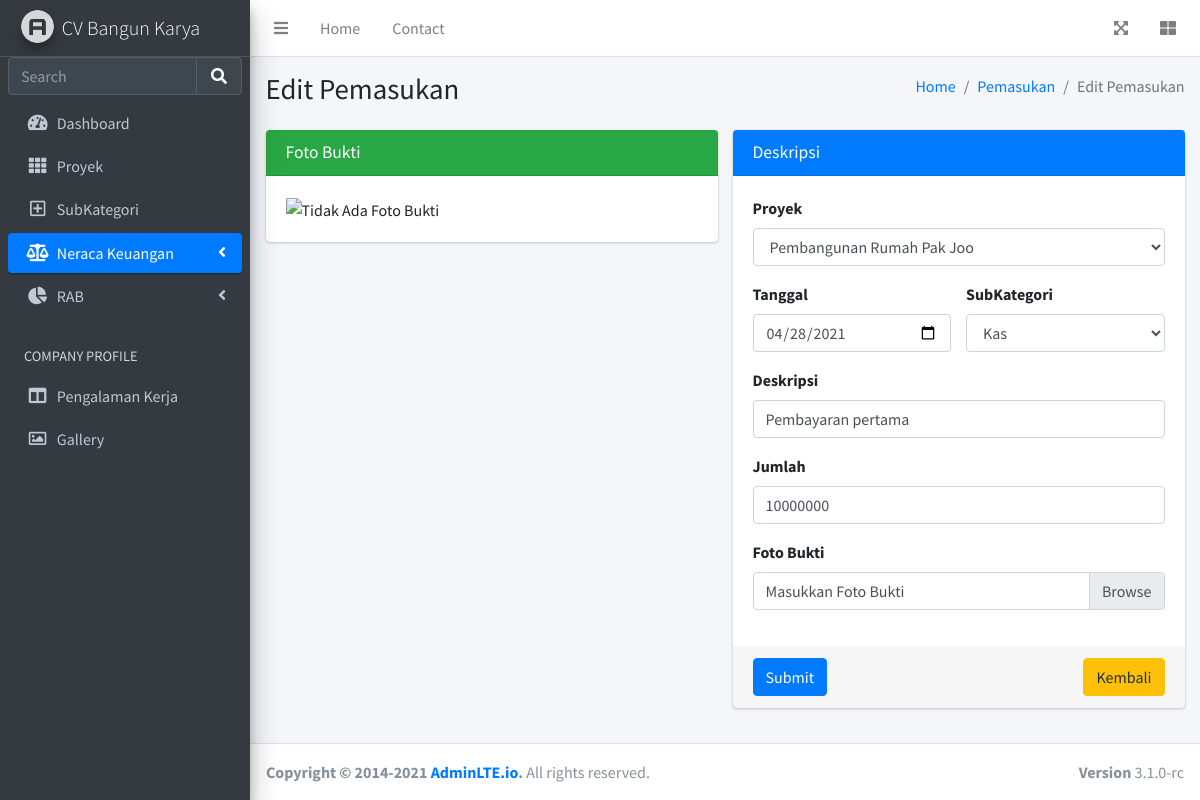
Page /pemasukan/edit/1 on the committed database.
### app.py (models this page shows)
class Pemasukan(db.Model):
    id = db.Column(db.Integer, primary_key=True)
    nama_proyek = db.Column(db.String(100), nullable=False)
    tanggal = db.Column(db.String(20), nullable=False)
    subkategori = db.Column(db.String(100), nullable=False)
    deskripsi = db.Column(db.String(100), nullable=False)
    jumlah = db.Column(db.String(50), nullable=False)
    bukti = db.Column(db.String(200), nullable=True)
    date_created = db.Column(db.DateTime, default=datetime.utcnow)

class Proyek(db.Model):
    id = db.Column(db.Integer, primary_key=True)
    nama_proyek = db.Column(db.String(100), nullable=False)
    lokasi = db.Column(db.String(200), nullable=False)
    nama_klien = db.Column(db.String(100), nullable=False)
    no_hp = db.Column(db.String(20), nullable=False)
    tgl_mulai = db.Column(db.String(20), nullable=False)
    tgl_selesai = db.Column(db.String(20), nullable=False)
    date_created = db.Column(db.DateTime, default=datetime.utcnow)

class SubkategoriNeraca(db.Model):
    id = db.Column(db.Integer, primary_key=True)
    nama = db.Column(db.String(100), nullable=False)
    kategori = db.Column(db.String(200), nullable=False)
    date_created = db.Column(db.DateTime, default=datetime.utcnow)

### app.py (the view)
@app.route('/pemasukan/edit/<int:id>', methods=['POST', 'GET'])
def pemasukan_edit(id):
    pemasukan = Pemasukan.query.get_or_404(id)
    if request.method == 'POST':
        f = request.files['bukti']
        if f:
            if pemasukan.bukti:
                os.remove(os.path.join(app.config['DELETE_PATH'], pemasukan.bukti))
            f.save(os.path.join(app.config['UPLOAD_PATH'], f.filename))
            Current_Date = datetime.now().strftime("%d-%b-%Y_%H.%M")
            nama = r'Pemasukan_'+ str(Current_Date) +'.png'
            os.rename(app.config['UPLOAD_PATH'] + f.filename, app.config['UPLOAD_PATH'] + nama)
            nama = r'media/'+ nama
            pemasukan.bukti=nama
        pemasukan.nama_proyek=request.form['nama_proyek']
        pemasukan.tanggal=request.form['tanggal']
        pemasukan.subkategori=request.form['subkategori']
        pemasukan.deskripsi=request.form['deskripsi']
        pemasukan.jumlah=request.form['jumlah']
        try:
            db.session.commit()
            flash('Data Pemasukan Berhasil Diubah', 'bg-success')
            return redirect('/pemasukan')
        except:
            flash('Data Gagal Diubah, Silahkan Coba Lagi', 'bg-danger')
            return redirect('/pemasukan')
    else:
        proyek = Proyek.query.all()
        sub = SubkategoriNeraca.query.filter_by(kategori='Pemasukan').all()
        return render_template('/pemasukan/pemasukan_edit.html', pemasukan = pemasukan, subkategori = sub, proyeks = proyek)

### templates/pemasukan/pemasukan_edit.html (shortened to what this page needs)
{% extends 'base.html' %}
{% block status_neraca %} active {% endblock %}
{% block body %}
<div class="content-wrapper">
    <section class="content-header">
      <div class="container-fluid">
        <div class="row mb-2">
          <div class="col-sm-6">
            <h1>Edit Pemasukan</h1>
          </div>
          <div class="col-sm-6">
            <ol class="breadcrumb float-sm-right">
              <li class="breadcrumb-item"><a href="/">Home</a></li>
              <li class="breadcrumb-item"><a href="/pemasukan">Pemasukan</a></li>
              <li class="breadcrumb-item active">Edit Pemasukan</li>
            </ol>
          </div>
        </div>
      </div>
    </section>
    <section class="content">
      <div class="container-fluid">
        <div class="row">
          <div class="col-md-6">
            <div class="card card-success">
              <div class="card-header">
                <h3 class="card-title">Foto Bukti</h3>
              </div>
              <div class="card-body">
                <img class="img-fluid pad" src="{{url_for('static', filename=pemasukan.bukti)}}" alt="Tidak Ada Foto Bukti">
              </div>
            </div>
          </div>
          <div class="col-md-6">
            <div class="card card-primary">
              <div class="card-header">
                <h3 class="card-title">Deskripsi</h3>
              </div>
              <form action="/pemasukan/edit/{{ pemasukan.id }}" method="POST" enctype="multipart/form-data">
                <div class="card-body">
                    <div class="form-group">
                        <label>Proyek</label>
                        <select class="form-control" name="nama_proyek" style="width: 100%;">
                          {% for proyek in proyeks %}
                          <option {% if pemasukan.nama_proyek == proyek.nama_proyek %} value="{{ proyek.nama_proyek }}" selected {% endif %}>{{ proyek.nama_proyek }}</option>
                          {% endfor %}
                        </select>
                      </div>
                      <div class="row">
                        <div class="col">
                          <div class="form-group">
                          <label for="exampleInputEmail1">Tanggal</label>
                          <input type="date" class="form-control" name="tanggal" value="{{ pemasukan.tanggal }}">
                        </div>
                      </div>
                      <div class="col">
                        <div class="form-group">
                          <label>SubKategori</label>
                          <select class="form-control" name="subkategori" style="width: 100%;">
                            {% for sub in subkategori %}
                            <option {% if pemasukan.subkategori == sub.nama %} value="{{ sub.nama }}" selected {% endif %}>{{ sub.nama }}</option>
                            {% endfor %}
                          </select>
                        </div>
                      </div>
                      </div>
                      <div class="form-group">
                      <label for="exampleInputEmail1">Deskripsi</label>
                      <input type="text" class="form-control" name="deskripsi" value="{{ pemasukan.deskripsi}}" placeholder="Masukkan deskripsi">
                      </div>
                      <div class="form-group">
                      <label for="exampleInputEmail1">Jumlah</label>
                      <input type="text" class="form-control" name="jumlah" value="{{ pemasukan.jumlah }}" placeholder="Masukkan jumlah">
                      </div>
                      <div class="form-group">
                        <label for="exampleInputFile">Foto Bukti</label>
                        <div class="input-group">
                          <div class="custom-file">
                            <label class="custom-file-label" for="exampleInputFile">
                            </label>
                          </div>
                        </div>
                      </div>
                </div>
                <div class="card-footer">
                  <button type="submit" class="btn btn-primary">Submit</button>
                  <a href="/pemasukan" class="btn btn-warning float-right">Kembali</a>
                </div>
              </form>
            </div>
          </div>
        </div>
      </div>
    </section>
  </div>
{% endblock %}

### rows in the picture
Pemasukan: nama_proyek "Pembangunan Rumah Pak Joo", tanggal "04/28/2021", subkategori "Kas", deskripsi "Pembayaran pertama", jumlah "10000000"
